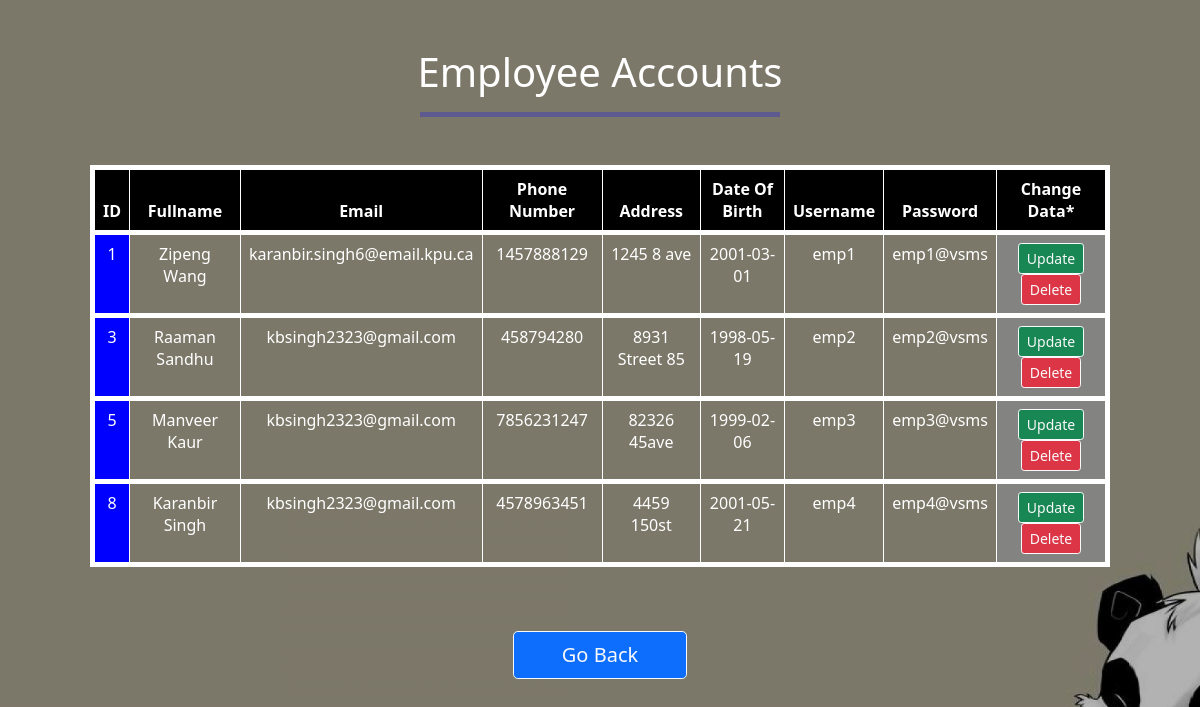
The page /view_employee.php on the database its author committed.
### tables this page shows
CREATE TABLE `employee` (
  `id` int(10) UNSIGNED NOT NULL,
  `fullname` varchar(150) NOT NULL,
  `email` varchar(250) NOT NULL,
  `pnumber` bigint(20) NOT NULL,
  `address` varchar(250) NOT NULL,
  `dob` date NOT NULL,
  `username` varchar(250) NOT NULL,
  `password` varchar(100) NOT NULL
);

### view_employee.php (the view, shortened to what this page needs)
<?php
include "connection.php";
function show()
{
    global $conn;
    $qry="SELECT * FROM `employee`";
    $run=mysqli_query($conn,$qry);
?>
<div class="table-responsive">
<table class="table table-bordered mb-3" style="width:85%; text-align: center; margin: auto; color: white; border: 5px solid white">
  <thead>
      <tr style="background-color: black">
          <th>ID</th>
          <th>Fullname</th>
          <th>Email</th>
          <th>Phone Number</th>
          <th>Address</th>
          <th>Date Of Birth</th>
          <th>Username</th>
          <th>Password</th>
          <th>Change Data*</th>
      </tr>
  </thead>
  <tbody>
<?php
	if($run==true)
	{
        while($data=mysqli_fetch_assoc($run))
		{
			?><tr style="border: 5px solid"><td style="background-color: blue"><?php echo $data['id']; ?></td>
			<td><?php echo $data['fullname']; ?></td>
            <td><?php echo $data['email']; ?></td>
            <td><?php echo $data['pnumber']; ?></td>
            <td><?php echo $data['address']; ?></td>
			<td><?php echo $data['dob']; ?></td>
			<td><?php echo $data['username']; ?></td>
			<td><?php echo $data['password']; ?></td>
            <td style="background-color: #838382">
            <a href="adm_upd_emp.php?id=<?php echo $data['id']; ?>">
            <input type="button" class="btn btn-success btn-sm btn-outline-light" value="Update"></a>
            <a href="del_emp_acc.php?id=<?php echo $data['id']; ?>">
            <input type="button" class="btn btn-danger btn-sm btn-outline-light" value="Delete"></a>
            </td>
    </tr></tbody>
			<?php
		}
	}
?>
</table>
</div>
<?php
}
?>
<html>
<head>
    <link href="https://cdn.jsdelivr.net/npm/bootstrap@5.1.3/dist/css/bootstrap.min.css" rel="stylesheet">
</head>
<body>
<h1 class="text-center mt-5" style="color: white">Employee Accounts</h1>
    <center><hr class = "mb-5" style="width: 30%; color: blue; height: 5px"></center>
<?php show(); ?>
    <center>
  <a href="adm_mainpage.php" class="btn btn-primary btn-lg px-5 mt-5 w-30 btn-outline-light" role="button">Go Back</a>
    </center>
</body>
</html>

### view_employee.php (style rules this page uses)
body { background: linear-gradient(rgba(0, 0, 0, 0.3), rgba(0, 0, 0, 0.3)), url(images/view-emp.png); background-size: cover; }

### rows shown on the page
employee: id "1", fullname "Zipeng Wang", email "karanbir.singh6@email.kpu.ca", pnumber "1457888129", address "1245 8 ave", dob "2001-03-01", username "emp1", password "emp1@vsms"
employee: id "3", fullname "Raaman Sandhu", email "kbsingh2323@gmail.com", pnumber "458794280", address "8931 Street 85", dob "1998-05-19", username "emp2", password "emp2@vsms"
employee: id "5", fullname "Manveer Kaur", email "kbsingh2323@gmail.com", pnumber "7856231247", address "82326 45ave", dob "1999-02-06", username "emp3", password "emp3@vsms"
employee: id "8", fullname "Karanbir Singh", email "kbsingh2323@gmail.com", pnumber "4578963451", address "4459 150st", dob "2001-05-21", username "emp4", password "emp4@vsms"
